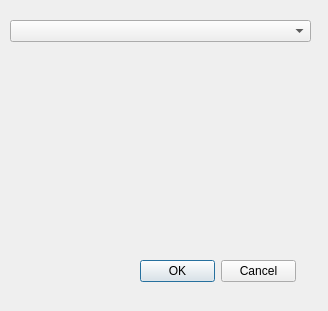
<?xml version="1.0" encoding="UTF-8"?>
<ui version="4.0">
 <class>ServicesDialog</class>
 <widget class="QDialog" name="ServicesDialog">
  <property name="geometry">
   <rect>
    <x>0</x>
    <y>0</y>
    <width>328</width>
    <height>311</height>
   </rect>
  </property>
  <property name="windowTitle">
   <string>KoBoToolbox Import</string>
  </property>
  <widget class="QComboBox" name="comboBox">
   <property name="geometry">
    <rect>
     <x>10</x>
     <y>20</y>
     <width>301</width>
     <height>22</height>
    </rect>
   </property>
  </widget>
  <widget class="QDialogButtonBox" name="buttonBox">
   <property name="geometry">
    <rect>
     <x>140</x>
     <y>260</y>
     <width>156</width>
     <height>23</height>
    </rect>
   </property>
   <property name="orientation">
    <enum>Qt::Horizontal</enum>
   </property>
   <property name="standardButtons">
    <set>QDialogButtonBox::Cancel|QDialogButtonBox::Ok</set>
   </property>
  </widget>
 </widget>
 <resources/>
 <connections>
  <connection>
   <sender>buttonBox</sender>
   <signal>accepted()</signal>
   <receiver>ServicesDialog</receiver>
   <slot>accept()</slot>
   <hints>
    <hint type="sourcelabel">
     <x>248</x>
     <y>254</y>
    </hint>
    <hint type="destinationlabel">
     <x>157</x>
     <y>274</y>
    </hint>
   </hints>
  </connection>
  <connection>
   <sender>buttonBox</sender>
   <signal>rejected()</signal>
   <receiver>ServicesDialog</receiver>
   <slot>reject()</slot>
   <hints>
    <hint type="sourcelabel">
     <x>316</x>
     <y>260</y>
    </hint>
    <hint type="destinationlabel">
     <x>286</x>
     <y>274</y>
    </hint>
   </hints>
  </connection>
 </connections>
</ui>
